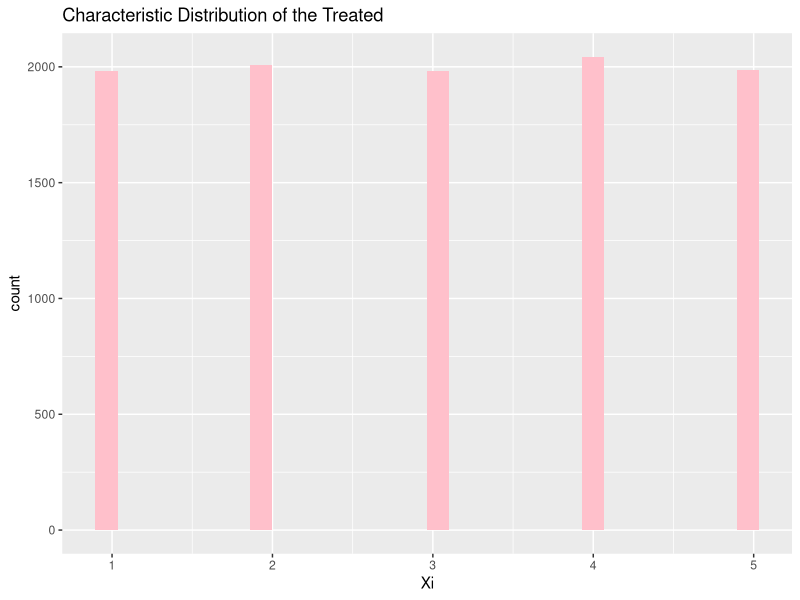
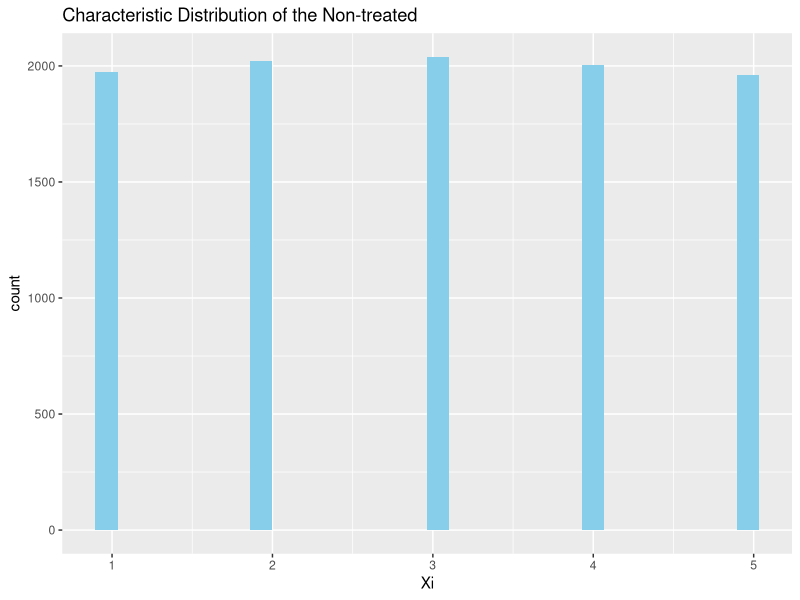

Recreate these plots in R, in order.
## ---- chunk 1

# set default chunk options
knitr::opts_chunk$set(fig.width = 4, fig.height = 3, 
                      echo = TRUE, message = FALSE, warning = FALSE)

# load packages
packages=c("MASS", "tidyverse", # Used in assignment 1
           "stargazer", "here", "tidyr", "dplyr","stringr", "janitor", # Used for Mock assignment
           "cowplot", "ggplot2", "tinytex", "datasets", "tibble") # Used for Mock assignment

for (i in packages) {
  if (require(i,character.only=TRUE)==FALSE) {
    install.packages(i,repos='http://cran.us.r-project.org')
  }
  else {
    require(i,character.only=TRUE)
  }
}

# Disable scientific notation if you want
options(scipen=999)

## ---- chunk 2

# Generate data on potential outcomes and pre-treatment covariates:

  rm(list=ls())
  library(MASS)
# Define variables and generate data:
  N <- 20000
  Xi <- sample(c(1,2,3,4,5),N, replace=TRUE)
  m0_Xi <- 0.5*Xi
  m1_Xi <- 1*Xi
# Generate correlated error terms:
  ei <- mvrnorm(n=N,mu=c(0, 0),Sigma=matrix(c(1,0.75,0.75,1), ncol=2))
# Calculate potential outcomes:
  Yi_0 = m0_Xi + ei[,1]		
  Yi_1 = m1_Xi + ei[,2]
# Output the mean of the potential outcomes:
  mean(Yi_0)
  mean(Yi_1)
# Create a dataframe from the vectors:
  df <- data.frame(Xi, Yi_0, Yi_1)

## ---- chunk 3
    set.seed(456)
    #Add a new column to the dataframe that randomly selects 1's or 0's 
    #indicating treatment or control group
    df_groups <- df %>% 
      mutate(groups=sample(rep(c(1, 0), length=n()))) 

    #All treted group
    case <- df_groups %>% 
      filter(groups == 1)

    #All non-treted group
    control <- df_groups %>% 
      filter(groups == 0)
## ---- chunk 4
#Plot the histogram showing the counts from each characteristic in the tratment group
Treatment_group <- ggplot(case, aes(x = Xi))+
         geom_histogram(fill = "pink")+
  labs(title = "Characteristic Distribution of the Treated")
#Plot the histogram showing the counts from each characteristic in the control group
Control_group <- ggplot(control, aes(x = Xi))+
         geom_histogram(fill = "skyblue")+
  labs(title = "Characteristic Distribution of the Non-treated")

Treatment_group
Control_group

## ---- chunk 5
cor.test(df_groups$groups, df_groups$Xi)
## ---- chunk 6
#Correlation test to see if Di and Yi_0 are correlated
cor.test(df_groups$groups, df_groups$Yi_0)
#Correlation test to see if Di and Yi_1 are correlated
cor.test(df_groups$groups, df_groups$Yi_1)
## ---- chunk 7
#Calculate the mean of the treated
treated_mean <- mean(case$Yi_1)
#Calculate the mean of the untreated
control_mean <- mean(control$Yi_0)

print(treated_mean - control_mean)
#Test the difference in means for the two groups
t.test(case$Yi_1, control$Yi_0)
## ---- chunk 8
realistic_data <- df_groups %>%
  mutate(Yi = case_when(
    groups == 1 ~ Yi_1,
    groups == 0 ~ Yi_0 
  ))

summary(lm(data = realistic_data, Yi ~ groups))
summary(lm(data = realistic_data, Yi ~ groups + Xi))

## ---- chunk 9

# Load the dataset
progresa <- read.csv("progresa.csv")
progresa_df <- progresa %>%
  mutate(treatment = replace_na(treatment, 0))

## ---- chunk 10
# Pre tretment tretment group
pre_treated_prog <- progresa_df %>%
  filter(intention_to_treat == 1)
pre_untreated_prog <- progresa_df %>%
  filter(intention_to_treat == 0)
## For continuous variables you can use the t-test
print(t.test(pre_treated_prog$hhsize97, pre_untreated_prog$hhsize97))

##For binary variables you should use the proportions test
#prop.test()
prop.test(x = c(pre_treated_prog$homeown97, pre_untreated_prog$hhomeown97), 
                        n = c(rep(8161, length(pre_treated_prog$homeown97)),
                              rep(6215, length(pre_untreated_prog$hhomeown97))))$p.value
prop.test(x = c(pre_treated_prog$dirtfloor97, pre_untreated_prog$dirtfloor97), 
                        n = c(rep(8161, length(pre_treated_prog$dirtfloor97)),
                              rep(6215, length(pre_untreated_prog$dirtfloor97))))$p.value
## ---- chunk 11
summary(lm(data = progresa_df, vani ~ treatment))
## ---- chunk 12

summary(lm(data = progresa_df, treatment ~ vani + female_hh + educ_hh + healthcenter + ethnicity_hh + educ_sp))
## ---- chunk 13
# Examine number of hh that were intended to get treatment and that ended up receiving treatment
spill <- table(treatment = progresa$treatment, intention_to_treat = progresa$intention_to_treat, exclude = NULL)

#Create the new column identifying spillover individuals
progresa_df <- progresa_df %>% 
  mutate(spillover = ifelse(progresa_df$intention_to_treat == 1 & progresa_df$treatment == 0, 1, 0))

#Separate the datasets into groups for the t.test
spillover<- progresa_df %>% 
  filter(spillover == 1)
treated_prog <- progresa_df %>%
  filter(treatment == 1)
#Check to see if there is a difference in mean animal holdings
t.test(spillover$vani, treated_prog$vani)
